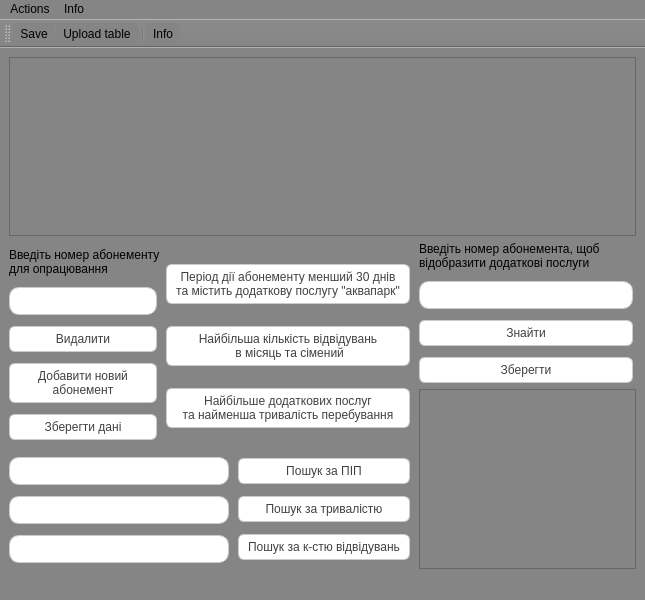
<?xml version="1.0" encoding="UTF-8"?>
<ui version="4.0">
 <class>OperatingWindow</class>
 <widget class="QMainWindow" name="OperatingWindow">
  <property name="geometry">
   <rect>
    <x>0</x>
    <y>0</y>
    <width>645</width>
    <height>600</height>
   </rect>
  </property>
  <property name="windowTitle">
   <string>MainWindow</string>
  </property>
  <property name="styleSheet">
   <string notr="true">background-color: rgb(134, 133, 133);</string>
  </property>
  <widget class="QWidget" name="centralwidget">
   <layout class="QGridLayout" name="gridLayout">
    <item row="0" column="0">
     <layout class="QVBoxLayout" name="verticalLayout_8">
      <item>
       <widget class="QTableWidget" name="MainTableWidget">
        <property name="minimumSize">
         <size>
          <width>550</width>
          <height>0</height>
         </size>
        </property>
       </widget>
      </item>
      <item>
       <layout class="QHBoxLayout" name="horizontalLayout_3">
        <item>
         <layout class="QVBoxLayout" name="verticalLayout_7">
          <item>
           <layout class="QHBoxLayout" name="horizontalLayout">
            <item>
             <layout class="QVBoxLayout" name="verticalLayout">
              <item>
               <widget class="QLabel" name="LabelEditNumToOperate">
                <property name="styleSheet">
                 <string notr="true">
font:  10pt &quot;Ubuntu Condensed&quot;;
</string>
                </property>
                <property name="text">
                 <string>Введіть номер абонементу
для опрацювання</string>
                </property>
               </widget>
              </item>
              <item>
               <widget class="QLineEdit" name="LineEditNumToOperate">
                <property name="styleSheet">
                 <string notr="true">QLineEdit{
	background-color:white;
	margin-right:3%;
	margin-top:5px;
	border-width:1px;
	border-style:solid;
	border-color:rgb(204, 204, 204);
	border-radius:10px;
	padding: 5px 9px;
	font: italic 12pt &quot;Times New Roman&quot;;
	color:rgb(64, 65, 66);
}

QLineEdit:hover {
		border-bottom: 3px solid rgb(204, 204, 204);
}</string>
                </property>
               </widget>
              </item>
              <item>
               <widget class="QPushButton" name="PushButtonDeleteAbonemet">
                <property name="styleSheet">
                 <string notr="true">QPushButton{
	background-color:white;
	margin-right:3%;
	margin-top:5px;
	border-width:1px;
	border-style:solid;
	border-color:rgb(204,204,204);
	border-radius:6px;
	padding: 5px 9px;
	font: 12pt &quot;Times New Roman&quot;;
	color:rgb(64, 65, 66);
image:url(:/photo/save.png);
image-position:left;
}

QPushButton:hover {
		border-bottom: 3px solid rgb(204, 204, 204);
}
QPushButton:pressed
{
	background: rgb(197, 197, 197);
}</string>
                </property>
                <property name="text">
                 <string>Видалити</string>
                </property>
               </widget>
              </item>
              <item>
               <widget class="QPushButton" name="PushButtonAddNew">
                <property name="styleSheet">
                 <string notr="true">QPushButton{
	background-color:white;
	margin-right:3%;
	margin-top:5px;
	border-width:1px;
	border-style:solid;
	border-color:rgb(204,204,204);
	border-radius:6px;
	padding: 5px 9px;
	font: 12pt &quot;Times New Roman&quot;;
	color:rgb(64, 65, 66);
image:url(:/photo/save.png);
image-position:left;
}

QPushButton:hover {
		border-bottom: 3px solid rgb(204, 204, 204);
}
QPushButton:pressed
{
	background: rgb(197, 197, 197);
}</string>
                </property>
                <property name="text">
                 <string>Добавити новий
абонемент</string>
                </property>
               </widget>
              </item>
              <item>
               <widget class="QPushButton" name="PushButtonSaveDataToFile">
                <property name="styleSheet">
                 <string notr="true">QPushButton{
	background-color:white;
	margin-right:3%;
	margin-top:5px;
	border-width:1px;
	border-style:solid;
	border-color:rgb(204,204,204);
	border-radius:6px;
	padding: 5px 9px;
	font: 12pt &quot;Times New Roman&quot;;
	color:rgb(64, 65, 66);
image:url(:/photo/save.png);
image-position:left;
}

QPushButton:hover {
		border-bottom: 3px solid rgb(204, 204, 204);
}
QPushButton:pressed
{
	background: rgb(197, 197, 197);
}</string>
                </property>
                <property name="text">
                 <string>Зберегти дані</string>
                </property>
               </widget>
              </item>
             </layout>
            </item>
            <item>
             <layout class="QVBoxLayout" name="verticalLayout_2">
              <item>
               <widget class="QPushButton" name="PushButtonLessThanMonthDurationAndHasWaterpark">
                <property name="styleSheet">
                 <string notr="true">QPushButton{
	background-color:white;
	margin-right:3%;
	margin-top:5px;
	border-width:1px;
	border-style:solid;
	border-color:rgb(204,204,204);
	border-radius:6px;
	padding: 5px 9px;
	font: 12pt &quot;Times New Roman&quot;;
	color:rgb(64, 65, 66);
image:url(:/photo/save.png);
image-position:left;
}

QPushButton:hover {
		border-bottom: 3px solid rgb(204, 204, 204);
}
QPushButton:pressed
{
	background: rgb(197, 197, 197);
}</string>
                </property>
                <property name="text">
                 <string>Період дії абонементу менший 30 днів
та містить додаткову послугу &quot;аквапарк&quot;</string>
                </property>
               </widget>
              </item>
              <item>
               <widget class="QPushButton" name="PushButtonMaxVisitsPerMonthAndFamily">
                <property name="styleSheet">
                 <string notr="true">QPushButton{
	background-color:white;
	margin-right:3%;
	margin-top:5px;
	border-width:1px;
	border-style:solid;
	border-color:rgb(204,204,204);
	border-radius:6px;
	padding: 5px 9px;
	font: 12pt &quot;Times New Roman&quot;;
	color:rgb(64, 65, 66);
image:url(:/photo/save.png);
image-position:left;
}

QPushButton:hover {
		border-bottom: 3px solid rgb(204, 204, 204);
}
QPushButton:pressed
{
	background: rgb(197, 197, 197);
}</string>
                </property>
                <property name="text">
                 <string>Найбільша кількість відвідувань
 в місяць та сімений</string>
                </property>
               </widget>
              </item>
              <item>
               <widget class="QPushButton" name="PushButtonFindMaxAdditionalServicesAndMinDurationPerDay">
                <property name="styleSheet">
                 <string notr="true">QPushButton{
	background-color:white;
	margin-right:3%;
	margin-top:5px;
	border-width:1px;
	border-style:solid;
	border-color:rgb(204,204,204);
	border-radius:6px;
	padding: 5px 9px;
	font: 12pt &quot;Times New Roman&quot;;
	color:rgb(64, 65, 66);
image:url(:/photo/save.png);
image-position:left;
}

QPushButton:hover {
		border-bottom: 3px solid rgb(204, 204, 204);
}
QPushButton:pressed
{
	background: rgb(197, 197, 197);
}</string>
                </property>
                <property name="text">
                 <string>Найбільше додаткових послуг
та найменша тривалість перебування</string>
                </property>
               </widget>
              </item>
             </layout>
            </item>
           </layout>
          </item>
          <item>
           <layout class="QHBoxLayout" name="horizontalLayout_2">
            <item>
             <layout class="QVBoxLayout" name="verticalLayout_5">
              <item>
               <widget class="QLineEdit" name="LineEditFindByName">
                <property name="styleSheet">
                 <string notr="true">QLineEdit{
	background-color:white;
	margin-right:3%;
	margin-top:5px;
	border-width:1px;
	border-style:solid;
	border-color:rgb(204, 204, 204);
	border-radius:10px;
	padding: 5px 9px;
	font: italic 12pt &quot;Times New Roman&quot;;
	color:rgb(64, 65, 66);
}

QLineEdit:hover {
		border-bottom: 3px solid rgb(204, 204, 204);
}</string>
                </property>
               </widget>
              </item>
              <item>
               <widget class="QLineEdit" name="LineEditFindByDuration">
                <property name="styleSheet">
                 <string notr="true">QLineEdit{
	background-color:white;
	margin-right:3%;
	margin-top:5px;
	border-width:1px;
	border-style:solid;
	border-color:rgb(204, 204, 204);
	border-radius:10px;
	padding: 5px 9px;
	font: italic 12pt &quot;Times New Roman&quot;;
	color:rgb(64, 65, 66);
}

QLineEdit:hover {
		border-bottom: 3px solid rgb(204, 204, 204);
}</string>
                </property>
               </widget>
              </item>
              <item>
               <widget class="QLineEdit" name="LineEditFindByVisits">
                <property name="styleSheet">
                 <string notr="true">QLineEdit{
	background-color:white;
	margin-right:3%;
	margin-top:5px;
	border-width:1px;
	border-style:solid;
	border-color:rgb(204, 204, 204);
	border-radius:10px;
	padding: 5px 9px;
	font: italic 12pt &quot;Times New Roman&quot;;
	color:rgb(64, 65, 66);
}

QLineEdit:hover {
		border-bottom: 3px solid rgb(204, 204, 204);
}</string>
                </property>
               </widget>
              </item>
             </layout>
            </item>
            <item>
             <layout class="QVBoxLayout" name="verticalLayout_6">
              <item>
               <widget class="QPushButton" name="PushButtonFindByName">
                <property name="styleSheet">
                 <string notr="true">QPushButton{
	background-color:white;
	margin-right:3%;
	margin-top:5px;
	border-width:1px;
	border-style:solid;
	border-color:rgb(204,204,204);
	border-radius:6px;
	padding: 5px 9px;
	font: 12pt &quot;Times New Roman&quot;;
	color:rgb(64, 65, 66);
image:url(:/photo/save.png);
image-position:left;
}

QPushButton:hover {
		border-bottom: 3px solid rgb(204, 204, 204);
}
QPushButton:pressed
{
	background: rgb(197, 197, 197);
}</string>
                </property>
                <property name="text">
                 <string>Пошук за ПІП</string>
                </property>
               </widget>
              </item>
              <item>
               <widget class="QPushButton" name="PushButtonFindByDuration">
                <property name="styleSheet">
                 <string notr="true">QPushButton{
	background-color:white;
	margin-right:3%;
	margin-top:5px;
	border-width:1px;
	border-style:solid;
	border-color:rgb(204,204,204);
	border-radius:6px;
	padding: 5px 9px;
	font: 12pt &quot;Times New Roman&quot;;
	color:rgb(64, 65, 66);
image:url(:/photo/save.png);
image-position:left;
}

QPushButton:hover {
		border-bottom: 3px solid rgb(204, 204, 204);
}
QPushButton:pressed
{
	background: rgb(197, 197, 197);
}</string>
                </property>
                <property name="text">
                 <string>Пошук за тривалістю</string>
                </property>
               </widget>
              </item>
              <item>
               <widget class="QPushButton" name="PushButtonfindByVisits">
                <property name="styleSheet">
                 <string notr="true">QPushButton{
	background-color:white;
	margin-right:3%;
	margin-top:5px;
	border-width:1px;
	border-style:solid;
	border-color:rgb(204,204,204);
	border-radius:6px;
	padding: 5px 9px;
	font: 12pt &quot;Times New Roman&quot;;
	color:rgb(64, 65, 66);
image:url(:/photo/save.png);
image-position:left;
}

QPushButton:hover {
		border-bottom: 3px solid rgb(204, 204, 204);
}
QPushButton:pressed
{
	background: rgb(197, 197, 197);
}</string>
                </property>
                <property name="text">
                 <string>Пошук за к-стю відвідувань</string>
                </property>
               </widget>
              </item>
             </layout>
            </item>
           </layout>
          </item>
         </layout>
        </item>
        <item>
         <layout class="QVBoxLayout" name="verticalLayout_4">
          <item>
           <layout class="QVBoxLayout" name="verticalLayout_3">
            <item>
             <widget class="QLabel" name="LabelEnterNumberToFind">
              <property name="maximumSize">
               <size>
                <width>250</width>
                <height>16777215</height>
               </size>
              </property>
              <property name="styleSheet">
               <string notr="true">
font:  10pt &quot;Ubuntu Condensed&quot;;
</string>
              </property>
              <property name="text">
               <string>Введіть номер абонемента, щоб 
відобразити додаткові послуги</string>
              </property>
             </widget>
            </item>
            <item>
             <widget class="QLineEdit" name="LineEditNumberToFindAdditionalServices">
              <property name="maximumSize">
               <size>
                <width>250</width>
                <height>16777215</height>
               </size>
              </property>
              <property name="styleSheet">
               <string notr="true">QLineEdit{
	background-color:white;
	margin-right:3%;
	margin-top:5px;
	border-width:1px;
	border-style:solid;
	border-color:rgb(204, 204, 204);
	border-radius:10px;
	padding: 5px 9px;
	font: italic 12pt &quot;Times New Roman&quot;;
	color:rgb(64, 65, 66);
}

QLineEdit:hover {
		border-bottom: 3px solid rgb(204, 204, 204);
}</string>
              </property>
             </widget>
            </item>
            <item>
             <widget class="QPushButton" name="PushButtonFIndAdditionalServices">
              <property name="maximumSize">
               <size>
                <width>250</width>
                <height>16777215</height>
               </size>
              </property>
              <property name="styleSheet">
               <string notr="true">QPushButton{
	background-color:white;
	margin-right:3%;
	margin-top:5px;
	border-width:1px;
	border-style:solid;
	border-color:rgb(204,204,204);
	border-radius:6px;
	padding: 5px 9px;
	font: 12pt &quot;Times New Roman&quot;;
	color:rgb(64, 65, 66);
image:url(:/photo/save.png);
image-position:left;
}

QPushButton:hover {
		border-bottom: 3px solid rgb(204, 204, 204);
}
QPushButton:pressed
{
	background: rgb(197, 197, 197);
}</string>
              </property>
              <property name="text">
               <string>Знайти</string>
              </property>
             </widget>
            </item>
            <item>
             <widget class="QPushButton" name="PushButtonSaveAdditionalServices">
              <property name="maximumSize">
               <size>
                <width>250</width>
                <height>16777215</height>
               </size>
              </property>
              <property name="styleSheet">
               <string notr="true">QPushButton{
	background-color:white;
	margin-right:3%;
	margin-top:5px;
	border-width:1px;
	border-style:solid;
	border-color:rgb(204,204,204);
	border-radius:6px;
	padding: 5px 9px;
	font: 12pt &quot;Times New Roman&quot;;
	color:rgb(64, 65, 66);
image:url(:/photo/save.png);
image-position:left;
}

QPushButton:hover {
		border-bottom: 3px solid rgb(204, 204, 204);
}
QPushButton:pressed
{
	background: rgb(197, 197, 197);
}</string>
              </property>
              <property name="text">
               <string>Зберегти</string>
              </property>
             </widget>
            </item>
           </layout>
          </item>
          <item>
           <widget class="QTableWidget" name="TableWidgetAdditionalServices">
            <property name="maximumSize">
             <size>
              <width>250</width>
              <height>16777215</height>
             </size>
            </property>
           </widget>
          </item>
         </layout>
        </item>
       </layout>
      </item>
     </layout>
    </item>
   </layout>
  </widget>
  <widget class="QMenuBar" name="menubar">
   <property name="geometry">
    <rect>
     <x>0</x>
     <y>0</y>
     <width>645</width>
     <height>22</height>
    </rect>
   </property>
   <widget class="QMenu" name="menuActions">
    <property name="title">
     <string>Actions</string>
    </property>
    <addaction name="actionSave"/>
    <addaction name="actionUpload_table"/>
   </widget>
   <widget class="QMenu" name="menuInfo">
    <property name="title">
     <string>Info</string>
    </property>
    <addaction name="actionInfo"/>
   </widget>
   <addaction name="menuActions"/>
   <addaction name="menuInfo"/>
  </widget>
  <widget class="QStatusBar" name="statusbar"/>
  <widget class="QToolBar" name="toolBar">
   <property name="windowTitle">
    <string>toolBar</string>
   </property>
   <attribute name="toolBarArea">
    <enum>TopToolBarArea</enum>
   </attribute>
   <attribute name="toolBarBreak">
    <bool>false</bool>
   </attribute>
   <addaction name="actionSave"/>
   <addaction name="actionUpload_table"/>
   <addaction name="separator"/>
   <addaction name="actionInfo"/>
  </widget>
  <action name="actionSave">
   <property name="icon">
    <iconset resource="resources.qrc">
     <normaloff>:/images/Resources/save.png</normaloff>:/images/Resources/save.png</iconset>
   </property>
   <property name="text">
    <string>Save</string>
   </property>
  </action>
  <action name="actionUpload_table">
   <property name="icon">
    <iconset resource="resources.qrc">
     <normaloff>:/images/Resources/upload.png</normaloff>:/images/Resources/upload.png</iconset>
   </property>
   <property name="text">
    <string>Upload table</string>
   </property>
  </action>
  <action name="actionInfo">
   <property name="icon">
    <iconset resource="resources.qrc">
     <normaloff>:/images/Resources/info.png</normaloff>:/images/Resources/info.png</iconset>
   </property>
   <property name="text">
    <string>Info</string>
   </property>
  </action>
 </widget>
 <resources>
  <include location="resources.qrc"/>
 </resources>
 <connections/>
</ui>
